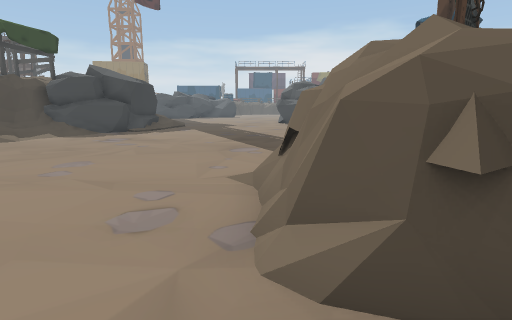
View 1 (above)

24 first-person views from a walk through a 3-D level made in the Unity game engine. The camera is 1.2 m above the floor, tilts 10° down and sees 80° across. The floor is counted in squares, 1 m on a side. Each view is taken from the middle of a square. On the plan, view 1 faces up. The plan holds only what a view shows up to about 13 squares ahead; the rest is blank. The place goes on beyond the plan. Some surface patterns are stand-ins.

View 2
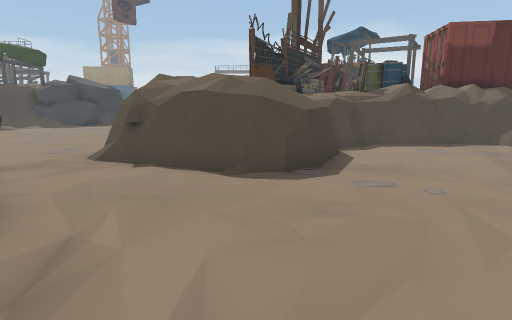

View 3
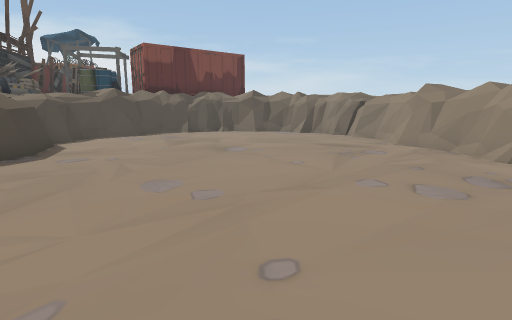

View 4
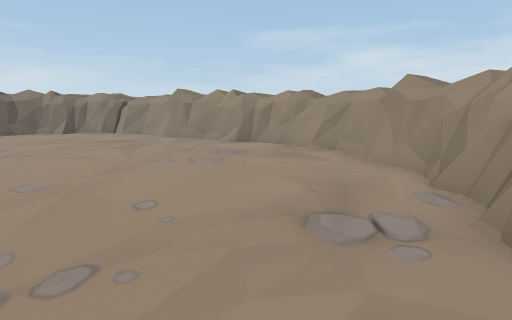

View 5
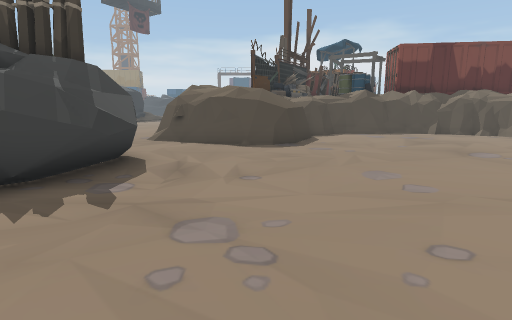

View 6
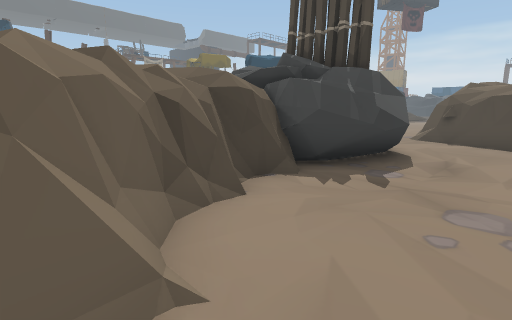

View 7
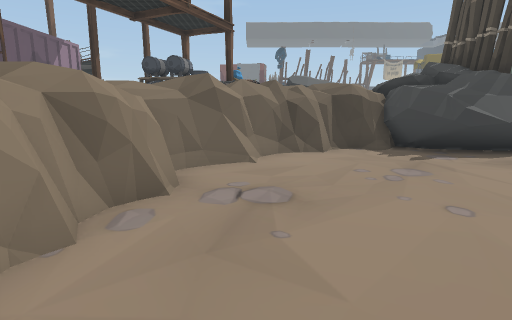

View 8
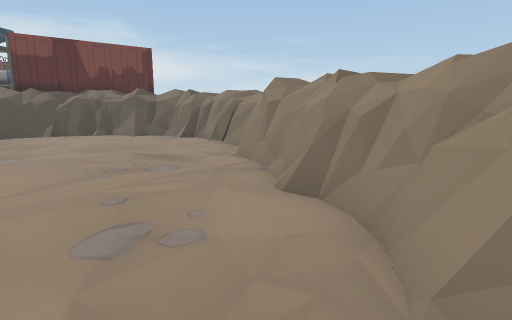

View 9
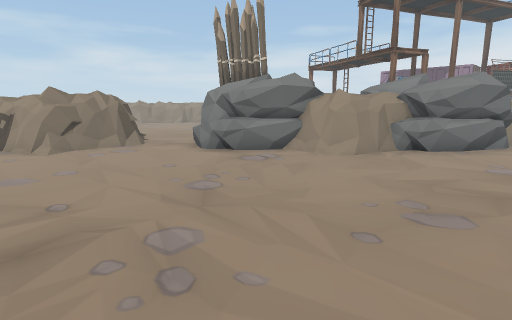

View 10
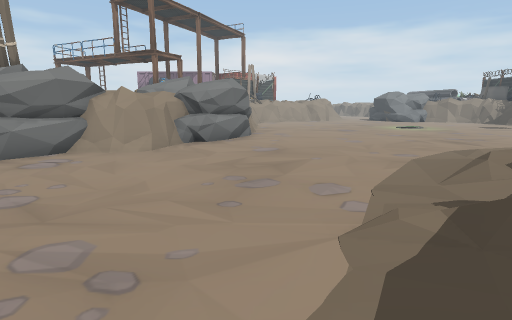

View 11
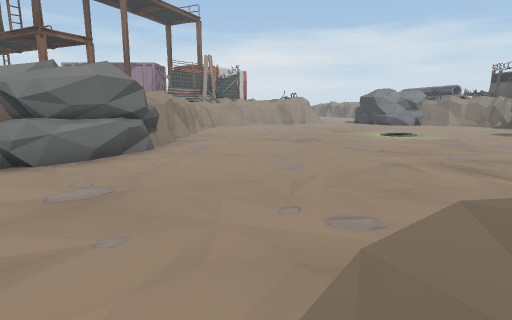

View 12
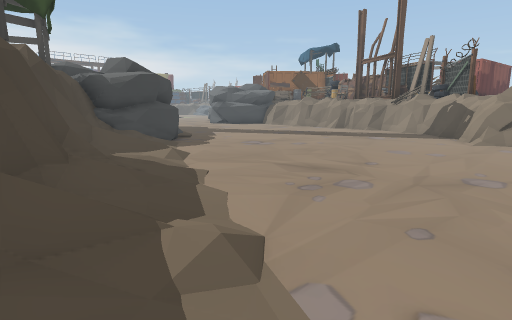

View 13
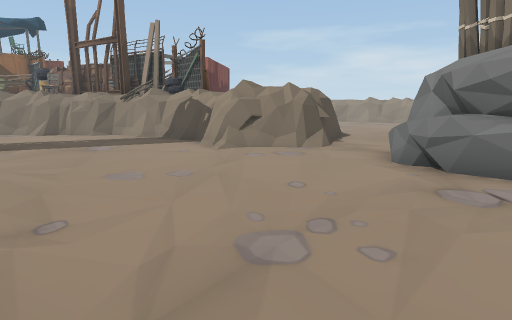

View 14
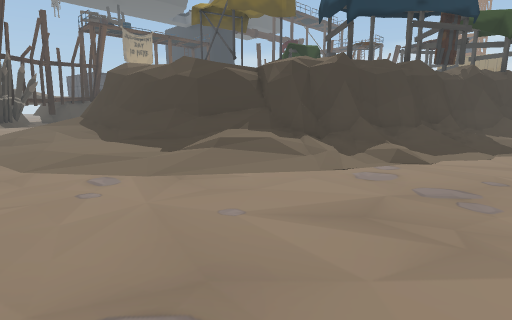

View 15
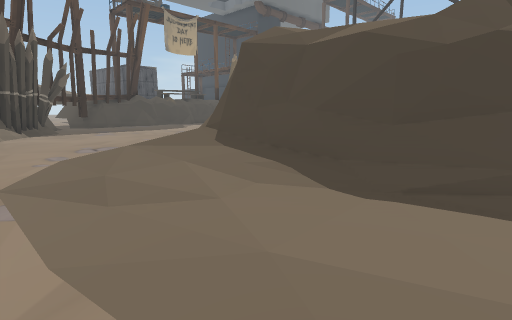

View 16
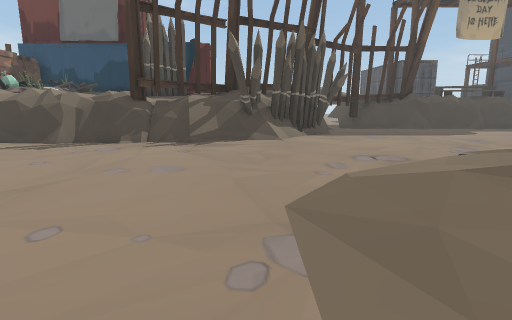

View 17
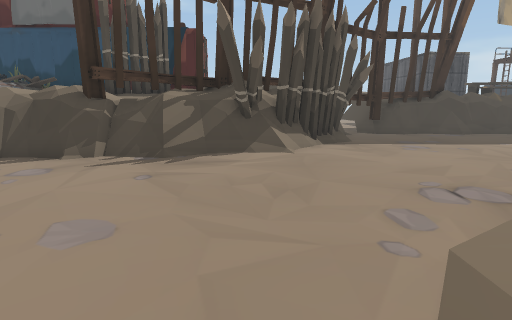

View 18
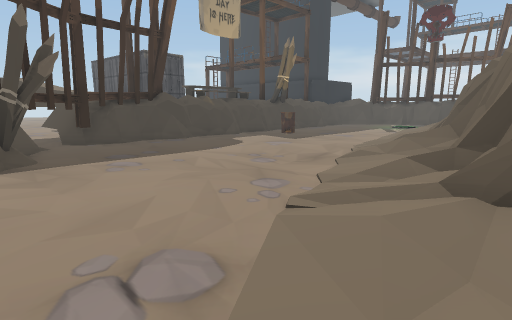

View 19
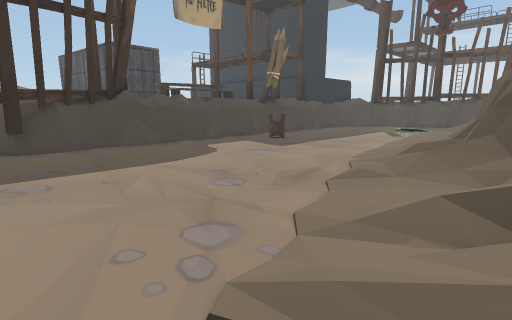

View 20
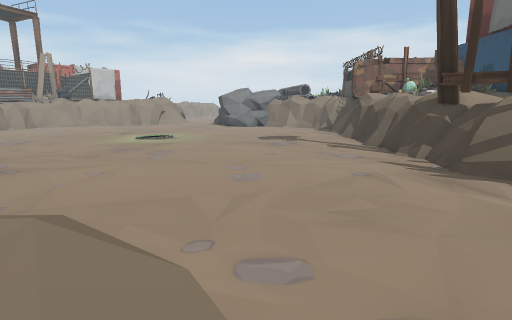

View 21
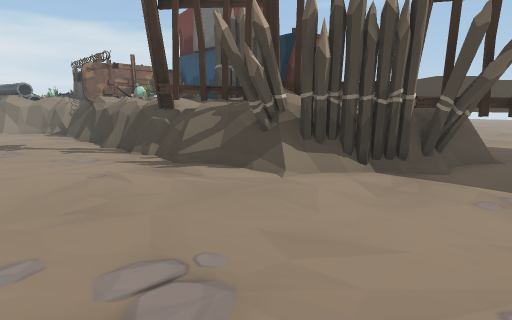

View 22
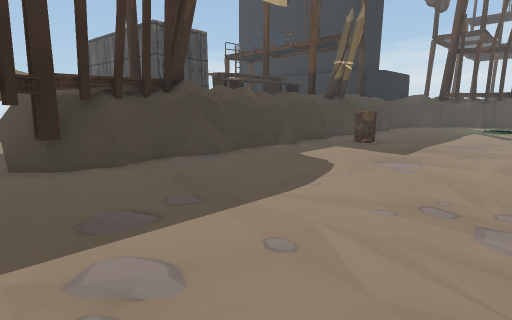

View 23
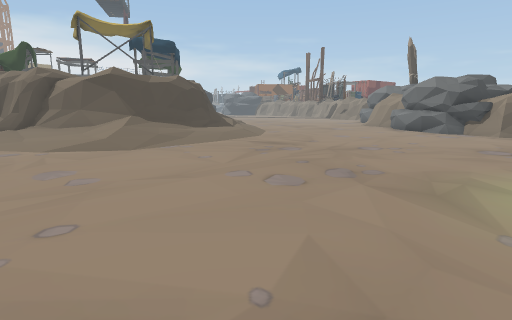

View 24
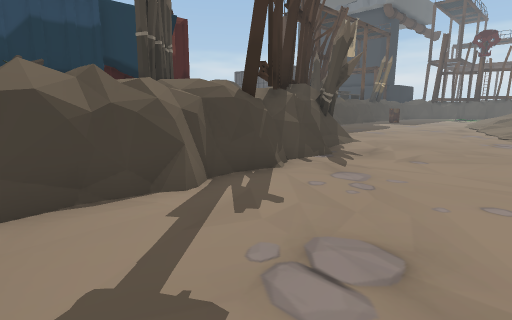

### Floor plan
Key: @ floor where view 1 was taken; # wall or solid block; . main floor; : floor 0.25 m higher than the main floor; / step, stairs or slope; = window, fence, low wall or low ledge; ^ raised ledge; R rock; F fence; C container; B barrel; O other object.
Columns run from 37 left of view 1 to 14 right of it. Each row starts with its distance up from view 1.
 14   # .....                  #RRR.        .#
 13   #......//=              ##//...........#
 12   #.B.....:=#            ##//............#
 11   #.......:=#            ##//............#
 10   #=......//#            #///............#
  9   ^.......//##          ##//.............#
  8  ^#........ =#          ##//............=#
  7  O#=.......//#         ##//.............## ^
  6  F#........//##        ##//............#^  ^^^ #
  5   F........//=#       ^#///..........=##^ ^^^######
  4 ^^F........./###     ^^=/............=#    ^#.....##
  3 ^^#F.........:/##   #=///............=#   ^^.......#
  2 ^^.F........./:=#####=//..............##^^^.........
  1  ^ #F#........::/=//:::/..........RR...##^^.........
  0  ^  ^F#.......//////::...........RRRR@..............
 -1      F^#.......////............##RRR  ..............
 -2       ###.....................### R  RR.............
 -3       O##.....................##    RRR.............
 -4       ^F#....................R#      RR.............
 -5   C    ^##..................RR     ##R.............#
 -6   C #^^^O=..................RR      ##.............^
 -7   C #^^^^#.................RR       ##............#^
 -8    C   ^^#.................##        ##...........^^
 -9    C   ^^#..................#         ##.........#^
-10    C    ^#.................=^ O       ###.......#^^
-11    C    ##..............      O         ########^

Where each view was taken, in squares from view 1:
view 1: 0 up, 0 right, facing up
view 2: 5 down, 4 right, facing up
view 3: 8 down, 4 right, facing up-right
view 4: 8 down, 2 right, facing right
view 5: 9 down, 4 right, facing up
view 6: 10 down, 4 right, facing up-left
view 7: 9 down, 9 right, facing left
view 8: 10 down, 9 right, facing up-right
view 9: 7 up, 11 left, facing down-right
view 10: 8 up, 10 left, facing down
view 11: 3 up, 13 left, facing down
view 12: 3 up, 13 left, facing up-right
view 13: 4 up, 9 left, facing right
view 14: 2 down, 9 left, facing up-left
view 15: 2 down, 16 left, facing up-left
view 16: 2 down, 18 left, facing left
view 17: 2 down, 21 left, facing left
view 18: 0 up, 23 left, facing up-left
view 19: 2 up, 24 left, facing up-left
view 20: 2 up, 24 left, facing down
view 21: 3 up, 24 left, facing down-left
view 22: 2 up, 28 left, facing up-left
view 23: 10 down, 25 left, facing up-right
view 24: 11 down, 24 left, facing up-left
